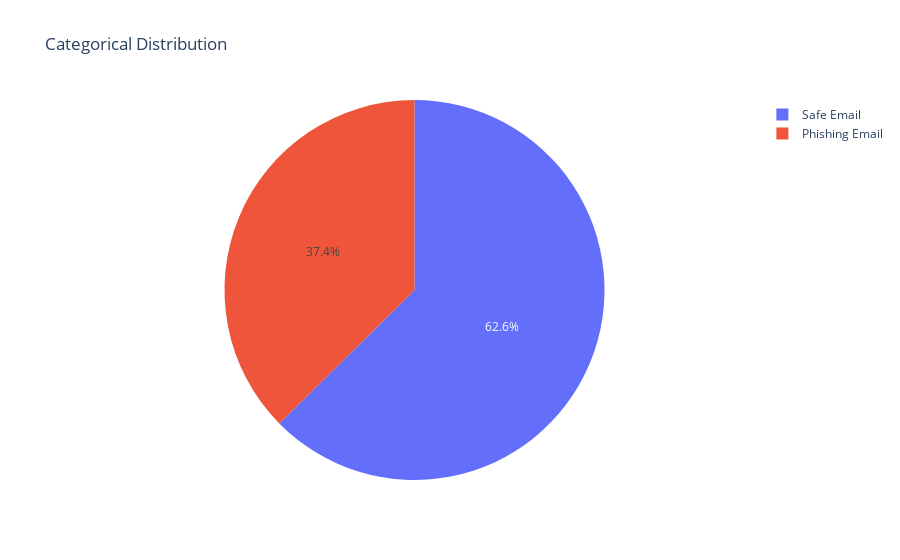

The notebook cell this image was saved under:
### Code cell
# Create the pie chart
fig_pie = px.pie(df['Email Type'].value_counts(), names=df['Email Type'].value_counts().index,
                 values=df['Email Type'].value_counts().values, title="Categorical Distribution")

# Show the pie chart
fig_pie.show()

### Figure 1 — Plotly figure (JSON) as saved in the notebook; plotly's stock layout.template omitted (floating-point values rounded to 4 significant figures)
{"data": [{"domain": {"x": [0, 1], "y": [0, 1]}, "hovertemplate": "label=%{label}<br>value=%{value}<extra></extra>", "labels": ["Safe Email", "Phishing Email"], "legendgroup": "", "name": "", "showlegend": true, "type": "pie", "values": [10980, 6558]}], "layout": {"autosize": true, "legend": {"tracegroupgap": 0}, "title": {"text": "Categorical Distribution"}}}
